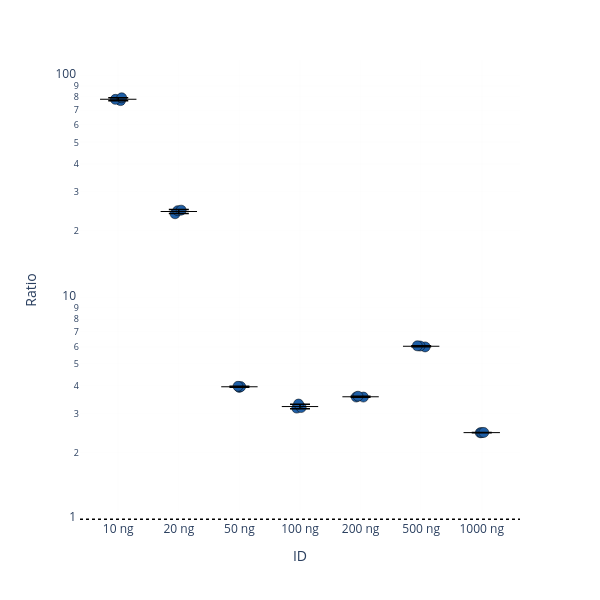

Notebook code for this chart:
### Markdown cell above
# Supplementary Figure 1E

### Code cell
import os
import numpy as np
import pandas as pd
import plotly.express as px
import plotly.graph_objects as go

INPUT_NG_ORDER = [10, 20, 50, 100, 200, 500, 1000]
PREC_DIR = r'pride_data/analysis_data/figure2'

# µPhos phosphopeptide-precursor counts per run (same counter as Suppl. Fig. 1b)
uphos_precursors = {}
for ng in INPUT_NG_ORDER:
    p = os.path.join(PREC_DIR, f'uPhos_HeLa_{ng}ng_Report.tsv')
    if os.path.exists(p):
        uphos_precursors[ng] = count_phosphoprecursors_per_run(p)

summary_rows, ratios, labels = [], [], []
for ng in INPUT_NG_ORDER:
    if ng not in woEGF_precursors or ng not in uphos_precursors:
        continue
    nano = woEGF_precursors[ng]
    uphos_mean = float(np.mean(uphos_precursors[ng]))
    if uphos_mean <= 0:
        continue
    per_rep = [n / uphos_mean for n in nano]          # one ratio per nanoPhos replicate
    ratios += per_rep
    labels += [f'{ng} ng'] * len(per_rep)
    summary_rows.append({'input_ng': ng,
                         'nano_mean': int(np.mean(nano)),
                         'uphos_mean': round(uphos_mean, 1),
                         'ratio_of_means': round(np.mean(nano) / uphos_mean, 1)})

summary = pd.DataFrame(summary_rows).set_index('input_ng')
print(summary.to_string())

df_ratio = pd.DataFrame({'Ratio': ratios, 'ID': labels})
order = [f'{ng} ng' for ng in INPUT_NG_ORDER if ng in woEGF_precursors and ng in uphos_precursors]
fig = px.strip(df_ratio, y='Ratio', x='ID', log_y=True, category_orders={'ID': order})
fig.update_layout(width=600, height=600, template='plotly_white', showlegend=False)
fig.update_traces(marker=dict(size=10, color='#1F5FA6', line=dict(width=0.5, color='black')))
fig.update_yaxes(showgrid=True, gridwidth=0.1, gridcolor='#F3F2F2', griddash='solid')
fig.update_xaxes(showgrid=True, gridwidth=0.1, gridcolor='#F3F2F2', griddash='solid')
fig.add_hline(y=1.0, line=dict(color='black', dash='dot', width=1.5))

# mean ± SD crossbar per condition (n=3) — same as Fig. 2e
stats_d = df_ratio.groupby('ID')['Ratio'].agg(['mean', 'std']).reindex(order)
fig.add_trace(go.Scatter(
    x=stats_d.index, y=stats_d['mean'],
    error_y=dict(type='data', array=stats_d['std'].fillna(0), visible=True,
                 color='black', thickness=1.5, width=10),
    mode='markers',
    marker=dict(symbol='line-ew', size=26, color='black', line=dict(width=1, color='black')),
    showlegend=False, hovertemplate='mean=%{y:.1f}x<extra></extra>',
))
fig.show()
#fig.write_image(r'figures/figure2/suppl_figure1e.pdf', width=600, height=600)

### Figure 1 — Plotly figure (JSON) as saved in the notebook; plotly's stock layout.template omitted (floating-point values rounded to 4 significant figures)
{"data": [{"alignmentgroup": "True", "boxpoints": "all", "fillcolor": "rgba(255,255,255,0)", "hoveron": "points", "hovertemplate": "ID=%{x}<br>Ratio=%{y}<extra></extra>", "legendgroup": "", "line": {"color": "rgba(255,255,255,0)"}, "marker": {"color": "#1F5FA6", "line": {"color": "black", "width": 0.5}, "size": 10}, "name": "", "offsetgroup": "", "orientation": "v", "pointpos": 0, "showlegend": false, "type": "box", "x": ["10 ng", "10 ng", "10 ng", "20 ng", "20 ng", "20 ng", "50 ng", "50 ng", "50 ng", "100 ng", "100 ng", "100 ng", "200 ng", "200 ng", "200 ng", "500 ng", "500 ng", "500 ng", "1000 ng", "1000 ng", "1000 ng"], "x0": " ", "xaxis": "x", "y": [78.15, 77.15, 79.42, 24.75, 23.83, 24.61, 3.975, 3.962, 3.93, 3.306, 3.189, 3.17, 3.556, 3.587, 3.555, 5.984, 6.038, 6.05, 2.462, 2.454, 2.457], "y0": " ", "yaxis": "y"}, {"error_y": {"array": [1.133, 0.4922, 0.02323, 0.0739, 0.01801, 0.03536, 0.004215], "color": "black", "thickness": 1.5, "type": "data", "visible": true, "width": 10}, "hovertemplate": "mean=%{y:.1f}x<extra></extra>", "marker": {"color": "black", "line": {"color": "black", "width": 1}, "size": 26, "symbol": "line-ew"}, "mode": "markers", "showlegend": false, "type": "scatter", "x": ["10 ng", "20 ng", "50 ng", "100 ng", "200 ng", "500 ng", "1000 ng"], "y": [78.24, 24.4, 3.956, 3.222, 3.566, 6.024, 2.458]}], "layout": {"boxmode": "group", "height": 600, "legend": {"tracegroupgap": 0}, "margin": {"t": 60}, "shapes": [{"line": {"color": "black", "dash": "dot", "width": 1.5}, "type": "line", "x0": 0, "x1": 1, "xref": "x domain", "y0": 1, "y1": 1, "yref": "y"}], "showlegend": false, "width": 600, "xaxis": {"anchor": "y", "categoryarray": ["10 ng", "20 ng", "50 ng", "100 ng", "200 ng", "500 ng", "1000 ng"], "categoryorder": "array", "domain": [0, 1], "gridcolor": "#F3F2F2", "griddash": "solid", "gridwidth": 0.1, "showgrid": true, "title": {"text": "ID"}}, "yaxis": {"anchor": "x", "domain": [0, 1], "gridcolor": "#F3F2F2", "griddash": "solid", "gridwidth": 0.1, "showgrid": true, "title": {"text": "Ratio"}, "type": "log"}}}
